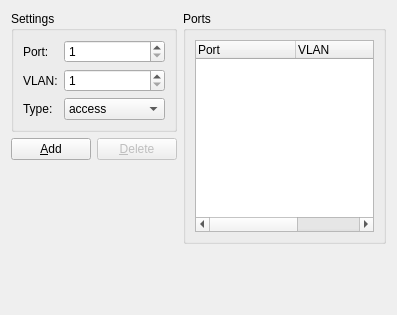
<?xml version="1.0" encoding="UTF-8"?>
<ui version="4.0">
 <class>ETHSWPage</class>
 <widget class="QWidget" name="ETHSWPage">
  <property name="geometry">
   <rect>
    <x>0</x>
    <y>0</y>
    <width>397</width>
    <height>315</height>
   </rect>
  </property>
  <property name="windowTitle">
   <string>Ethernet Switch</string>
  </property>
  <layout class="QGridLayout">
   <item row="0" column="0" colspan="2">
    <widget class="QGroupBox" name="groupBox">
     <property name="sizePolicy">
      <sizepolicy hsizetype="Expanding" vsizetype="Preferred">
       <horstretch>0</horstretch>
       <verstretch>0</verstretch>
      </sizepolicy>
     </property>
     <property name="title">
      <string>Settings</string>
     </property>
     <layout class="QGridLayout">
      <item row="0" column="0">
       <widget class="QLabel" name="label">
        <property name="text">
         <string>Port:</string>
        </property>
       </widget>
      </item>
      <item row="0" column="1">
       <widget class="QSpinBox" name="spinBoxPort">
        <property name="sizePolicy">
         <sizepolicy hsizetype="Expanding" vsizetype="Fixed">
          <horstretch>0</horstretch>
          <verstretch>0</verstretch>
         </sizepolicy>
        </property>
        <property name="minimum">
         <number>1</number>
        </property>
        <property name="maximum">
         <number>65535</number>
        </property>
        <property name="value">
         <number>1</number>
        </property>
       </widget>
      </item>
      <item row="1" column="0">
       <widget class="QLabel" name="label_3">
        <property name="text">
         <string>VLAN:</string>
        </property>
       </widget>
      </item>
      <item row="1" column="1">
       <widget class="QSpinBox" name="spinBoxVLAN">
        <property name="sizePolicy">
         <sizepolicy hsizetype="Expanding" vsizetype="Fixed">
          <horstretch>0</horstretch>
          <verstretch>0</verstretch>
         </sizepolicy>
        </property>
        <property name="minimum">
         <number>1</number>
        </property>
        <property name="maximum">
         <number>4096</number>
        </property>
        <property name="value">
         <number>1</number>
        </property>
       </widget>
      </item>
      <item row="2" column="0">
       <widget class="QLabel" name="label_2">
        <property name="text">
         <string>Type:</string>
        </property>
       </widget>
      </item>
      <item row="2" column="1">
       <widget class="QComboBox" name="comboBoxPortType">
        <item>
         <property name="text">
          <string>access</string>
         </property>
        </item>
        <item>
         <property name="text">
          <string>dot1q</string>
         </property>
        </item>
        <item>
         <property name="text">
          <string>qinq</string>
         </property>
        </item>
       </widget>
      </item>
     </layout>
    </widget>
   </item>
   <item row="0" column="2" rowspan="3">
    <widget class="QGroupBox" name="groupBox_2">
     <property name="title">
      <string>Ports</string>
     </property>
     <layout class="QVBoxLayout">
      <item>
       <widget class="QTreeWidget" name="treeWidgetPorts">
        <property name="sizePolicy">
         <sizepolicy hsizetype="Expanding" vsizetype="Expanding">
          <horstretch>0</horstretch>
          <verstretch>0</verstretch>
         </sizepolicy>
        </property>
        <property name="rootIsDecorated">
         <bool>false</bool>
        </property>
        <column>
         <property name="text">
          <string>Port</string>
         </property>
        </column>
        <column>
         <property name="text">
          <string>VLAN</string>
         </property>
        </column>
        <column>
         <property name="text">
          <string>Type</string>
         </property>
        </column>
       </widget>
      </item>
     </layout>
    </widget>
   </item>
   <item row="1" column="0">
    <widget class="QPushButton" name="pushButtonAdd">
     <property name="text">
      <string>&amp;Add</string>
     </property>
    </widget>
   </item>
   <item row="1" column="1">
    <widget class="QPushButton" name="pushButtonDelete">
     <property name="enabled">
      <bool>false</bool>
     </property>
     <property name="text">
      <string>&amp;Delete</string>
     </property>
    </widget>
   </item>
   <item row="2" column="1">
    <spacer>
     <property name="orientation">
      <enum>Qt::Vertical</enum>
     </property>
     <property name="sizeHint" stdset="0">
      <size>
       <width>20</width>
       <height>71</height>
      </size>
     </property>
    </spacer>
   </item>
   <item row="3" column="2">
    <spacer>
     <property name="orientation">
      <enum>Qt::Vertical</enum>
     </property>
     <property name="sizeHint" stdset="0">
      <size>
       <width>20</width>
       <height>20</height>
      </size>
     </property>
    </spacer>
   </item>
  </layout>
 </widget>
 <tabstops>
  <tabstop>spinBoxPort</tabstop>
  <tabstop>spinBoxVLAN</tabstop>
  <tabstop>comboBoxPortType</tabstop>
  <tabstop>pushButtonAdd</tabstop>
  <tabstop>pushButtonDelete</tabstop>
  <tabstop>treeWidgetPorts</tabstop>
 </tabstops>
 <resources/>
 <connections/>
</ui>
